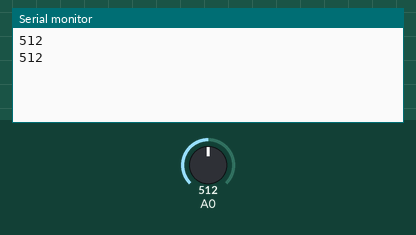
A sketch run on a simulated Arduino Uno, built with avr-gcc and run on an emulated ATmega328P. On the bench: the last lines printed to the serial monitor. Inputs (shaded band) come from the test bench; at power-on: A0 = 512. No radio packets arrive unless stated.

Above: at 2.8 s.
2.9 s: A0 set to 716
At 5.3 s:
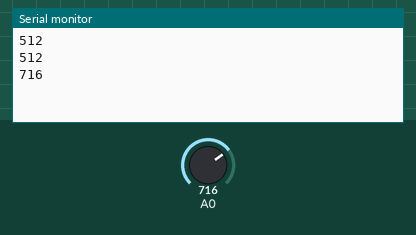
5.7 s: A0 set to 900
At 6.7 s:
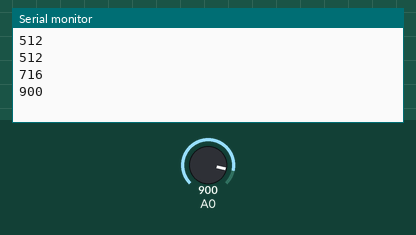
Timing chart, 0 to 8.7 s (numbered marks = the images above; inputs shaded):
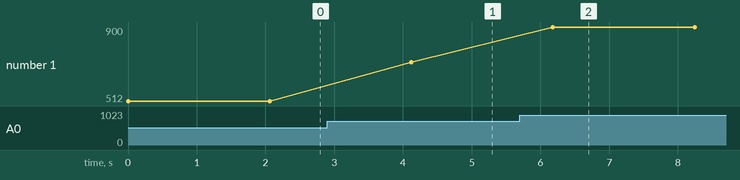

The sketch:

Transmitter_final.ino
```cpp
// RF Link using VirtualWire to Transmit messages
// simplex (one-way) receiver with a 315MHz RF Link Transmitter module
// tx pin 3 on Duemilanova (arduino)


#include <VirtualWire.h>  // you must download and install the VirtualWire.h to your hardware/libraries folder
#undef int
#undef abs
#undef double
#undef float
#undef round
void setup()
{
    Serial.begin(9600);
  // Initialise the IO and ISR
    vw_set_ptt_inverted(true); // Required for RF Link module
    vw_setup(2000);                 // Bits per sec
    vw_set_tx_pin(3);                // pin 3 is used as the transmit data out into the TX Link module, change this to suit your needs.
}

void loop()
{
  int s = analogRead(A0);
  Serial.println(s);
  int val = map(s, 0, 1023, 0, 255);
 // Serial.println(val);
  int a = 1234;
   char msg[24] ;
   sprintf(msg, "%i", s);
   vw_send((uint8_t *)msg, strlen(msg));       // this is your message to send

//   vw_send((uint8_t *)msg, strlen(*msg));
  // vw_send
   vw_wait_tx();                                          // Wait for message to finish
   delay(2000);
}
```

Measured:
- after the input at 2.9 s, the serial monitor: prints a new line after 1.2 s (image 1)
- after the input at 5.7 s, the serial monitor: prints a new line after 0.48 s (image 2)
- plotted number 1: 512 → 716 after the input at 2.9 s, 716 → 900 after the input at 5.7 s
